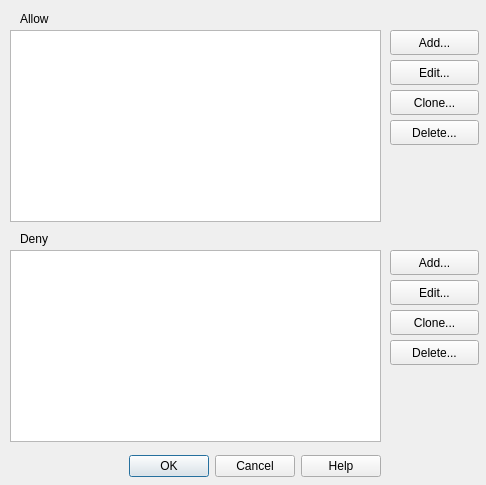
<?xml version="1.0" encoding="UTF-8"?>
<ui version="4.0">
 <class>dlgEditSessionFilters</class>
 <widget class="QDialog" name="dlgEditSessionFilters">
  <property name="geometry">
   <rect>
    <x>0</x>
    <y>0</y>
    <width>486</width>
    <height>485</height>
   </rect>
  </property>
  <property name="windowTitle">
   <string>Edit Session Filter</string>
  </property>
  <widget class="QDialogButtonBox" name="buttonBox">
   <property name="geometry">
    <rect>
     <x>10</x>
     <y>450</y>
     <width>371</width>
     <height>32</height>
    </rect>
   </property>
   <property name="orientation">
    <enum>Qt::Horizontal</enum>
   </property>
   <property name="standardButtons">
    <set>QDialogButtonBox::Cancel|QDialogButtonBox::Help|QDialogButtonBox::Ok</set>
   </property>
  </widget>
  <widget class="QLabel" name="label">
   <property name="geometry">
    <rect>
     <x>20</x>
     <y>10</y>
     <width>67</width>
     <height>17</height>
    </rect>
   </property>
   <property name="text">
    <string>Allow</string>
   </property>
  </widget>
  <widget class="QListWidget" name="listAllowEvents">
   <property name="geometry">
    <rect>
     <x>10</x>
     <y>30</y>
     <width>371</width>
     <height>192</height>
    </rect>
   </property>
  </widget>
  <widget class="QListWidget" name="listDenyEvents">
   <property name="geometry">
    <rect>
     <x>10</x>
     <y>250</y>
     <width>371</width>
     <height>192</height>
    </rect>
   </property>
  </widget>
  <widget class="QLabel" name="label_2">
   <property name="geometry">
    <rect>
     <x>20</x>
     <y>230</y>
     <width>67</width>
     <height>17</height>
    </rect>
   </property>
   <property name="text">
    <string>Deny</string>
   </property>
  </widget>
  <widget class="QPushButton" name="btnAllowAdd">
   <property name="geometry">
    <rect>
     <x>390</x>
     <y>30</y>
     <width>89</width>
     <height>25</height>
    </rect>
   </property>
   <property name="text">
    <string>Add...</string>
   </property>
  </widget>
  <widget class="QPushButton" name="btnAllowEdit">
   <property name="geometry">
    <rect>
     <x>390</x>
     <y>60</y>
     <width>89</width>
     <height>25</height>
    </rect>
   </property>
   <property name="text">
    <string>Edit...</string>
   </property>
  </widget>
  <widget class="QPushButton" name="btnAllowClone">
   <property name="geometry">
    <rect>
     <x>390</x>
     <y>90</y>
     <width>89</width>
     <height>25</height>
    </rect>
   </property>
   <property name="text">
    <string>Clone...</string>
   </property>
  </widget>
  <widget class="QPushButton" name="btnAllowDelete">
   <property name="geometry">
    <rect>
     <x>390</x>
     <y>120</y>
     <width>89</width>
     <height>25</height>
    </rect>
   </property>
   <property name="text">
    <string>Delete...</string>
   </property>
  </widget>
  <widget class="QPushButton" name="btnDenyAdd">
   <property name="geometry">
    <rect>
     <x>390</x>
     <y>250</y>
     <width>89</width>
     <height>25</height>
    </rect>
   </property>
   <property name="text">
    <string>Add...</string>
   </property>
  </widget>
  <widget class="QPushButton" name="btnDenyEdit">
   <property name="geometry">
    <rect>
     <x>390</x>
     <y>280</y>
     <width>89</width>
     <height>25</height>
    </rect>
   </property>
   <property name="text">
    <string>Edit...</string>
   </property>
  </widget>
  <widget class="QPushButton" name="btnDenyClone">
   <property name="geometry">
    <rect>
     <x>390</x>
     <y>310</y>
     <width>89</width>
     <height>25</height>
    </rect>
   </property>
   <property name="text">
    <string>Clone...</string>
   </property>
  </widget>
  <widget class="QPushButton" name="btnDenyDelete">
   <property name="geometry">
    <rect>
     <x>390</x>
     <y>340</y>
     <width>89</width>
     <height>25</height>
    </rect>
   </property>
   <property name="text">
    <string>Delete...</string>
   </property>
  </widget>
 </widget>
 <resources/>
 <connections>
  <connection>
   <sender>buttonBox</sender>
   <signal>accepted()</signal>
   <receiver>dlgEditSessionFilters</receiver>
   <slot>accept()</slot>
   <hints>
    <hint type="sourcelabel">
     <x>248</x>
     <y>254</y>
    </hint>
    <hint type="destinationlabel">
     <x>157</x>
     <y>274</y>
    </hint>
   </hints>
  </connection>
  <connection>
   <sender>buttonBox</sender>
   <signal>rejected()</signal>
   <receiver>dlgEditSessionFilters</receiver>
   <slot>reject()</slot>
   <hints>
    <hint type="sourcelabel">
     <x>316</x>
     <y>260</y>
    </hint>
    <hint type="destinationlabel">
     <x>286</x>
     <y>274</y>
    </hint>
   </hints>
  </connection>
 </connections>
</ui>
